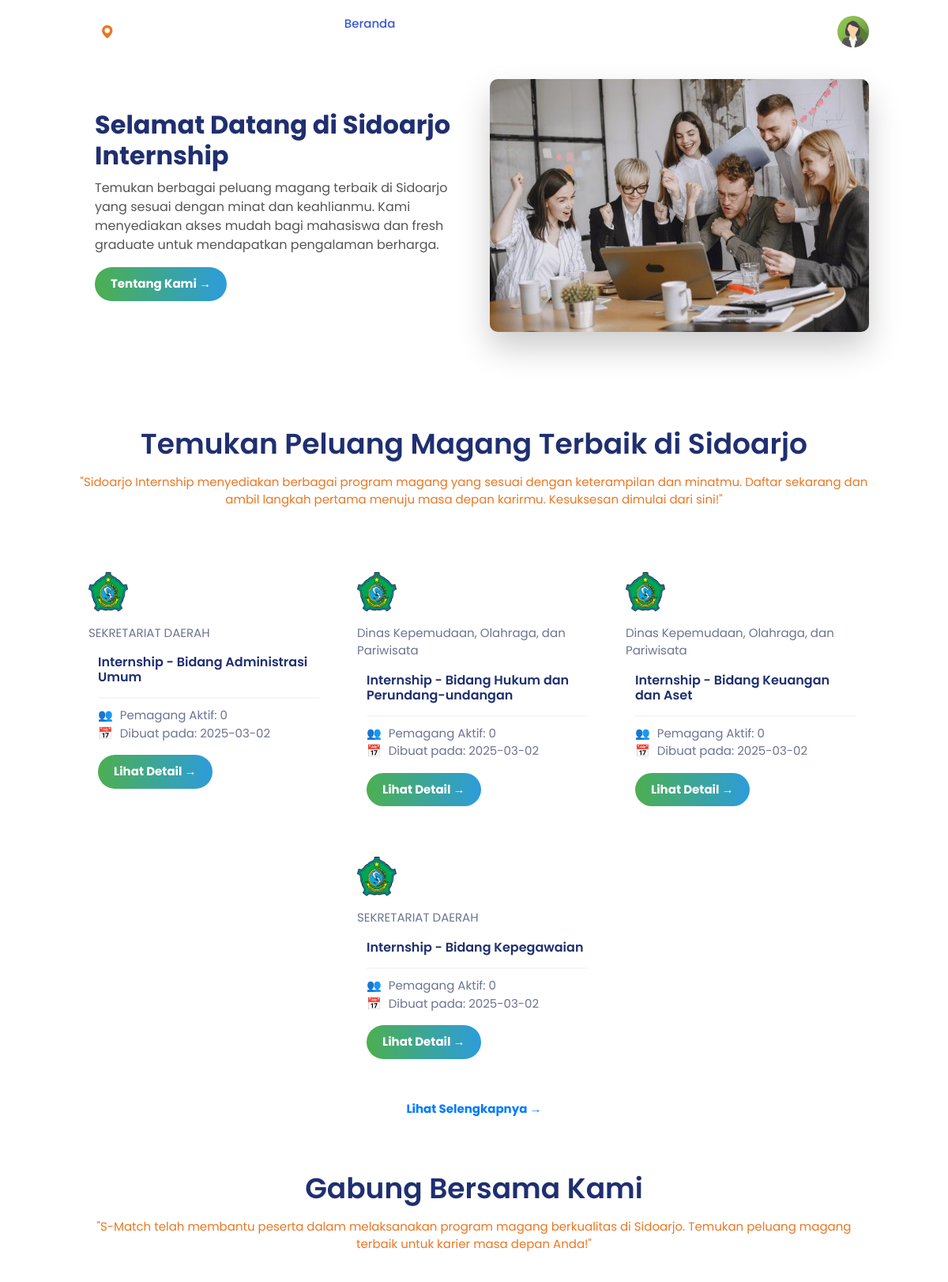
Before: /web/beranda.php (upper part) with the older database file.
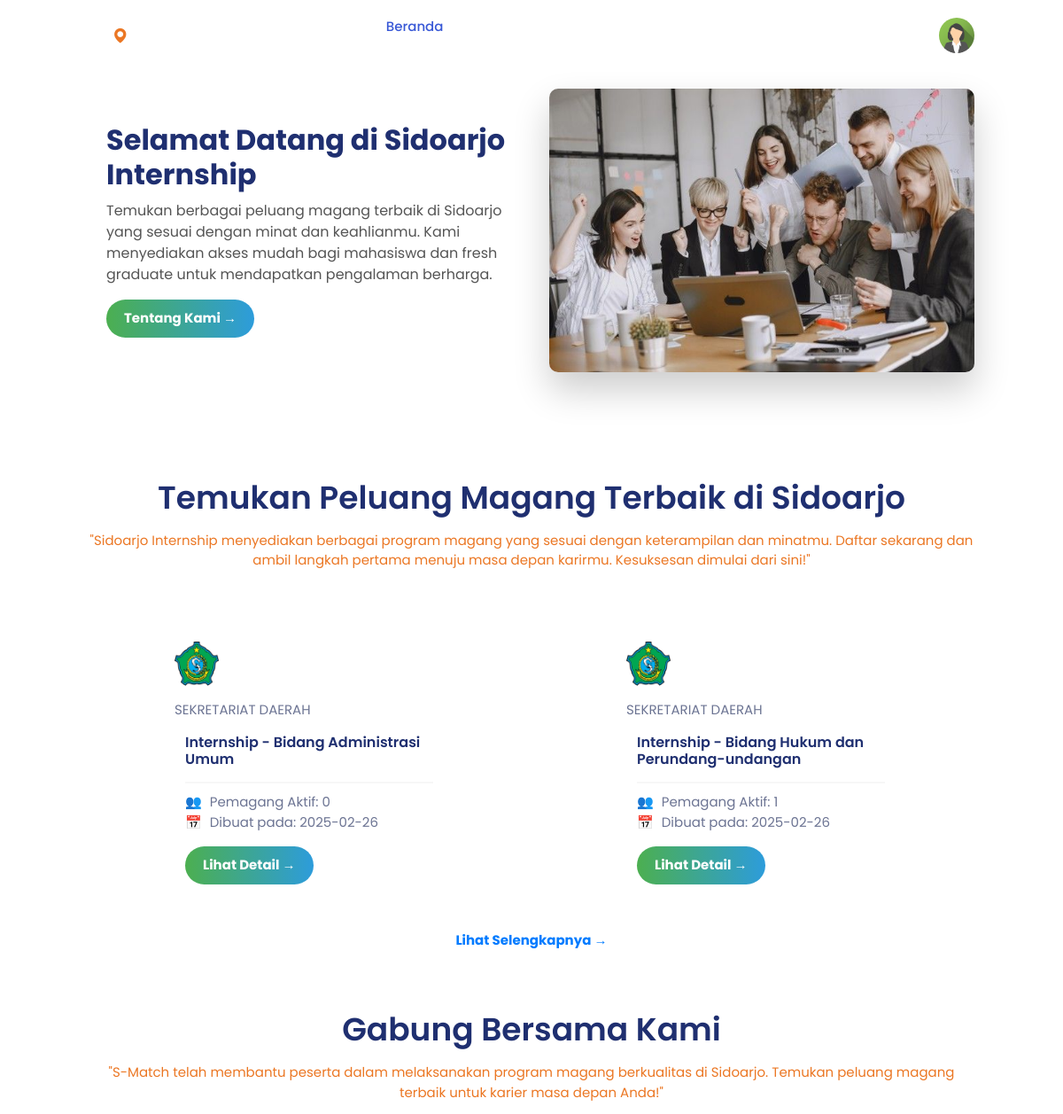
After: the same page with the newer database file.
### tables this page shows
CREATE TABLE IF NOT EXISTS `tb_bidang` (
  `id_bidang` varchar(12) NOT NULL,
  `nama_bidang` varchar(100) DEFAULT NULL,
  `deskripsi_bidang` text,
  `kriteria_bidang` text,
  `dokumen_prasyarat` text,
  `kuota_bidang` varchar(2) DEFAULT NULL,
  `id_instansi` varchar(10) DEFAULT NULL,
  `status_active` char(1) DEFAULT '1',
  `create_by` varchar(14) DEFAULT NULL,
  `create_date` datetime DEFAULT CURRENT_TIMESTAMP,
  `change_by` varchar(14) DEFAULT NULL,
  `change_date` datetime DEFAULT NULL ON UPDATE CURRENT_TIMESTAMP,
  PRIMARY KEY (`id_bidang`),
  KEY `id_instansi` (`id_instansi`)
);

CREATE TABLE IF NOT EXISTS `tb_instansi` (
  `id_instansi` varchar(10) NOT NULL,
  `nama_pendek` varchar(100) DEFAULT NULL,
  `nama_panjang` varchar(255) DEFAULT NULL,
  `group_instansi` varchar(100) DEFAULT NULL,
  `telepone_instansi` varchar(20) DEFAULT NULL,
  `alamat_instansi` text,
  `lokasi_instansi` text,
  `deskripsi_instansi` text,
  `gambar_instansi` varchar(100) DEFAULT NULL,
  `status_active` char(1) DEFAULT '1',
  `create_by` varchar(14) DEFAULT NULL,
  `create_date` datetime DEFAULT CURRENT_TIMESTAMP,
  `change_by` varchar(14) DEFAULT NULL,
  `change_date` datetime DEFAULT NULL ON UPDATE CURRENT_TIMESTAMP,
  PRIMARY KEY (`id_instansi`)
);

### web/functions.php (called while the page is built, shortened)
<?php
function getBidangInstansi($conn, $limit = NULL) {
    $sql = "SELECT tb_bidang.*, tb_instansi.*, tb_bidang.change_date AS bidang_change_date
            FROM tb_bidang, tb_instansi
            WHERE tb_bidang.status_active = '1' AND tb_bidang.kuota_bidang != 0
            AND tb_bidang.id_instansi = tb_instansi.id_instansi";
    if ($limit) {
        $sql .= " LIMIT $limit";
    }
    return mysqli_query($conn, $sql);
}
function getPemagangAktif1($conn, $id_instansi, $id_bidang) {
    $sql = "SELECT COUNT(*) FROM tb_pengajuan WHERE status_pengajuan = '4' AND id_instansi = '$id_instansi'
            AND id_bidang = '$id_bidang'";
    $result = mysqli_query($conn, $sql);
    $count1 = mysqli_fetch_array($result)[0];
    return $count1;
}

### web/beranda.php (the view, shortened to what the changed rows need)
<?php
include "../koneksi.php";
include "functions.php";
?>
<!DOCTYPE html>
<html lang="en">
<head>
    <link href="https://unpkg.com/boxicons@2.1.4/css/boxicons.min.css" rel="stylesheet" />
    <link href="https://cdn.jsdelivr.net/npm/bootstrap@5.3.3/dist/css/bootstrap.min.css" rel="stylesheet">
    <link rel="stylesheet" href="../assets/libraries/swiper-bundle.min.css" />
    <link rel="stylesheet" href="https://cdn.jsdelivr.net/npm/aos@2.3.4/dist/aos.css" />
    <link rel="stylesheet" href="../assets/css/web.css" />
    <link rel="stylesheet" href="../assets/css/style2.css" />
</head>
<body>
    <?php include "../layout/navbarUser.php" ?>
    <main class="main">
        <section class="swiper-wrapper" id="hero">
            <div class="container">
                <div class="hero-text" data-aos="fade-left">
                    <h1>Selamat Datang di Sidoarjo Internship</h1>
                </div>
            </div>
        </section>
        <section class="section" id="popular">
            <div class="container">
                <h2 class="section__title" style="text-align: center" data-aos="fade-up">Temukan Peluang Magang Terbaik di Sidoarjo</h2>
                <br>
                <br><br>
                <div class="lowongan">
                    <div class="lowongans" data-aos="fade-down">
                        <?php
                        $query = getBidangInstansi($conn, 6);
                        while ($row = mysqli_fetch_assoc($query)){
                            $pemagang_aktif = getPemagangAktif1($conn, $row['id_instansi'], $row['id_bidang']);
                            ?>
                            <article class="popular__card swiper-slide">
                                <img src="../assets/img/instansi/logo_kab_sidoarjo.png" alt="" class="popular__img" style="width: 50px; height: 50px;" />
                                <p><?= $row['nama_panjang'] ?></p>
                                <div class="popular__data">
                                    <h3 class="popular__title">Internship - <?= $row['nama_bidang'] ?></h3>
                                    <hr style="border: 1px solid #ddd; margin: 10px 0;">
                                    <p class="popular__details">
                                        <span class="icon" style="margin-right: 5px;">&#128101;</span> Pemagang Aktif: <span class="total-pendaftar"><?= $pemagang_aktif ?></span><br>
                                        <span class="icon" style="margin-right: 5px;">&#128197;</span> Dibuat pada: <span class="creation-date"><?= date('Y-m-d', strtotime($row['bidang_change_date'])) ?></span>
                                    </p>
                                    <a href="detaillow.php?id_bidang=<?= $row['id_bidang'] ?>"><button class="details-button">Lihat Detail →</button></a>
                                </div>
                            </article>
                        <?php
                        }
                        ?>
                    </div>
                </div>
                <br><br><br>
                <h2 class="section__title" style="text-align: center" data-aos="fade-up">Gabung Bersama Kami</h2>
                <br>
                <br><br><br>
                <h2 class="section__title" style="text-align: center" data-aos="fade-up">Pertanyaan yang Sering Ditanyakan</h2><br><br>
            </div>
        </section>
    </main>
</body>
</html>

Changed rows visible on the page:
no longer on this page (row edited): tb_bidang: id_instansi.nama_panjang "Dinas Kepemudaan, Olahraga, dan Pariwisata", nama_bidang "Bidang Keuangan dan Aset", pemagang_aktif "0", change_date "2025-03-02"
no longer on this page (row edited): tb_bidang: id_instansi.nama_panjang "SEKRETARIAT DAERAH", nama_bidang "Bidang Kepegawaian", pemagang_aktif "0", change_date "2025-03-02"
changed tb_bidang "Bidang Administrasi Umum": change_date "2025-03-02" → "2025-02-26"
changed tb_bidang "Bidang Hukum dan Perundang-undangan": id_instansi.nama_panjang "Dinas Kepemudaan, Olahraga, dan Pariwisata" → "SEKRETARIAT DAERAH"; pemagang_aktif "0" → "1"; change_date "2025-03-02" → "2025-02-26"
